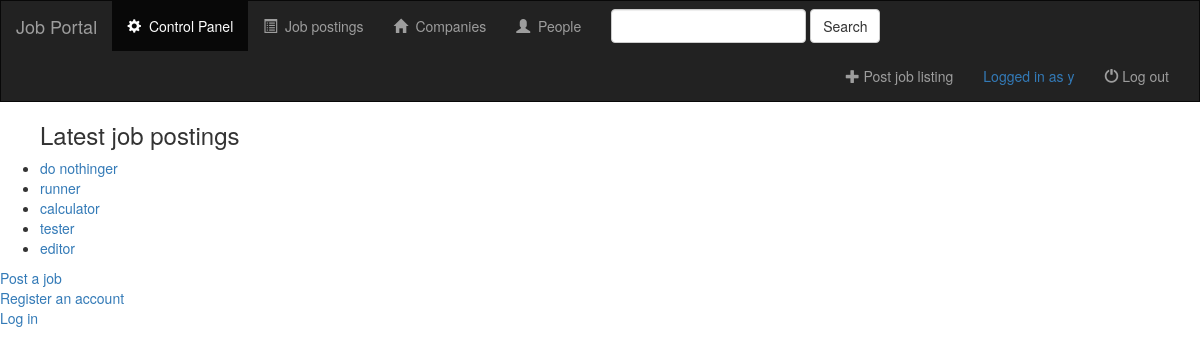
Page /jobportal/ (signed in) on the committed database.
### jobportal/models.py (models this page shows, shortened)
@python_2_unicode_compatible
class Job(models.Model):
    name = models.CharField(max_length=200)
    pub_date = models.DateTimeField(default=datetime.now, blank=True)

### jobportal/views.py (the view)
class IndexView(generic.ListView):
    template_name = 'jobportal/index.html'
    context_object_name = 'latest_job_list'
    def get_queryset(self):
        return Job.objects.order_by('-pub_date')[:5]

### jobportal/templates/jobportal/index.html (shortened to what this page needs)
{% extends 'jobportal/base.html' %}
{% block body %}
{% if latest_job_list %}
    <ul>
      <h3>Latest job postings</h3>
    {% for job in latest_job_list %}
        <li><a href="{% url 'jobportal:job' job.id %}">{{ job.name }}</a></li>
    {% endfor %}
    </ul>
    <a href="{% url 'jobportal:job-add' %}">Post a job</a>
{% else %}
    <p>No polls are available.</p>
{% endif %}
<br />
<a href="{% url 'jobportal:register' %}">Register an account</a>
<div class="container-fluid">
  <div class="row">
    <a href="{% url 'jobportal:login' %}">Log in</a>
  </div>
</div>
{% endblock %}

### jobportal/templates/jobportal/base.html (shortened to what this page needs)
<!DOCTYPE html>
<html lang="en">
<head>
  {% load staticfiles %}
  <link rel="stylesheet" href="https://maxcdn.bootstrapcdn.com/bootstrap/3.3.7/css/bootstrap.min.css">
  <link rel="stylesheet" type="text/css" href="{% static 'jobportal/style.css' %}">
</head>
<body>
<nav class="navbar navbar-inverse">
  <div class="container-fluid">
    <div class="navbar-header">
      <a class="navbar-brand" href="{% url 'jobportal:index' %}">Job Portal</a>
    </div>
    <div class="collapse navbar-collapse" id="topNavBar">
      <ul class="nav navbar-nav">
        <li class="active">
          <a href="{% url 'jobportal:control-panel' %}">
            <span class="glyphicon glyphicon-cog"></span>&nbsp;
            Control Panel
          </a>
        </li>
        <li class="">
          <a href="{% url 'jobportal:index' %}">
            <span class="glyphicon glyphicon-list-alt"></span>&nbsp;
            Job postings
          </a>
        </li>
        <li class="">
          <a href="{% url 'jobportal:index' %}">
            <span class="glyphicon glyphicon-home"></span>&nbsp;
            Companies
          </a>
        </li>
        <li class="">
          <a href="{% url 'jobportal:index' %}">
            <span class="glyphicon glyphicon-user"></span>&nbsp;
            People
          </a>
        </li>
      </ul>
      <form class="navbar-form navbar-left" role="search" method="get" action="#">
        <div class="form-group">
          <input type="text" class="form-control" name="q" value="">
        </div>
        <button type="submit" class="btn btn-default">Search</button>
      </form>
      {% if request.user.is_authenticated %}
      <ul class="nav navbar-nav navbar-right">
        <li class="">
          <a href="#">
            <span class="glyphicon glyphicon-plus" aria-hidden="true"></span>&nbsp;Post job listing
          </a>
        </li>
        <li class="">
          <span class="navbar-text">
            <a href="{% url 'jobportal:control-panel' %}">
              Logged in as {{ request.user.get_username }}
            </a>
          </span>
        </li>
        <li class="">
          <a href="{% url 'jobportal:logout' %}">
            <span class="glyphicon glyphicon-off" aria-hidden="true"></span>&nbsp;Log out
          </a>
        </li>
        {% endif %}
      </ul>
    </div>
  </div>
</nav>
{% block body %}
{% endblock %}
</body>
</html>

### static/jobportal/style.css (style rules this page uses)
.navbar { border-radius: 0; }

### rows in the picture
Job: name "do nothinger"
Job: name "runner"
Job: name "calculator"
Job: name "tester"
Job: name "editor"

### other values in the picture
{{ request.user.get_username }} "y"
